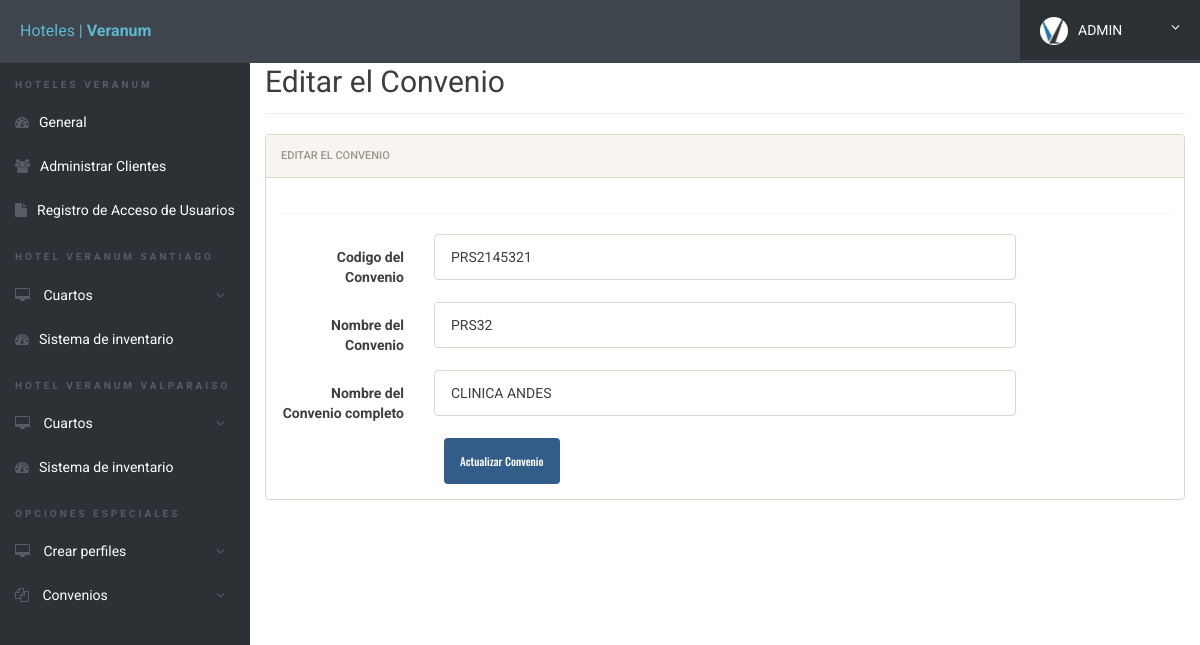
The page /admin/edit-course.php?id=1 (signed in) on the database its author committed.
### tables this page shows
CREATE TABLE `courses` (
  `id` int(11) NOT NULL,
  `course_code` varchar(255) NOT NULL,
  `course_sn` varchar(255) NOT NULL,
  `course_fn` varchar(255) NOT NULL,
  `posting_date` timestamp NOT NULL DEFAULT current_timestamp()
);

### admin/edit-course.php (the view, shortened to what this page needs)
<?php
include('includes/config.php');
?>
<!doctype html>
<html lang="en" class="no-js">
<head>
	<link rel="stylesheet" href="css/font-awesome.min.css">
	<link rel="stylesheet" href="css/bootstrap.min.css">
	<link rel="stylesheet" href="css/dataTables.bootstrap.min.css">>
	<link rel="stylesheet" href="css/bootstrap-social.css">
	<link rel="stylesheet" href="css/bootstrap-select.css">
	<link rel="stylesheet" href="css/fileinput.min.css">
	<link rel="stylesheet" href="css/awesome-bootstrap-checkbox.css">
	<link rel="stylesheet" href="css/style.css">
</head>
<body>
	<?php include('includes/header.php');?>
	<div class="ts-main-content">
		<?php include('includes/sidebar.php');?>
		<div class="content-wrapper">
			<div class="container-fluid">
				<div class="row">
					<div class="col-md-12">
						<h2 class="page-title">Editar el Convenio </h2>
						<div class="row">
							<div class="col-md-12">
								<div class="panel panel-default">
									<div class="panel-heading">Editar el Convenio</div>
									<div class="panel-body">
										<form method="post" class="form-horizontal">
												<?php
												$id=$_GET['id'];
	$ret="select * from courses where id=?";
		$stmt= $mysqli->prepare($ret) ;
	 $stmt->bind_param('i',$id);
	 $stmt->execute() ;
	 $res=$stmt->get_result();
	   while($row=$res->fetch_object())
	  {
	  	?>
						<div class="hr-dashed"></div>
						<div class="form-group">
						<label class="col-sm-2 control-label">Codigo del Convenio </label>
					<div class="col-sm-8">
					<input type="text"  name="cc" value="<?php echo $row->course_code;?>"  class="form-control"> </div>
					</div>
				 <div class="form-group">
				<label class="col-sm-2 control-label">Nombre del Convenio</label>
		<div class="col-sm-8">
	<input type="text" class="form-control" name="cns" id="cns" value="<?php echo $row->course_sn;?>" required="required">
						 </div>
						</div>
<div class="form-group">
									<label class="col-sm-2 control-label">Nombre del Convenio completo</label>
									<div class="col-sm-8">
									<input type="text" class="form-control" name="cnf" value="<?php echo $row->course_fn;?>" >
												</div>
											</div>
<?php } ?>
												<div class="col-sm-8 col-sm-offset-2">
													<input class="btn btn-primary" type="submit" name="submit" value="Actualizar Convenio">
												</div>
											</div>
									</div>
								</div>
							</div>
							</div>
						</div>
					</div>
				</div>
			</div>
</body>
</html>

### admin/css/style.css (style rules this page uses)
html { font-size: 14px; }
@media only screen and (min-width: 480px) { html { font-size: 17px; } }
@media only screen and (min-width: 768px) { html { font-size: 14px; } }
body { font-size: 1em; }
.btn { font-family: 'Oswald', sans-serif; }
.hr-dashed { background-color: transparent; border-top: 1px dotted #edf0f5; color: transparent; height: 1px; margin: 20px 0; }
.panel { overflow: hidden; }
.btn { text-transform: none; }
.page-title { padding-bottom: 15px; margin-bottom: 20px; border-bottom: 1px solid #f0f0f0; }
.ts-main-content .content-wrapper { padding-top: 15px; margin-top: 10px; }
@media only screen and (min-width: 992px) { .ts-main-content .content-wrapper { margin-left: 250px; } }

### rows shown on the page
courses: cc "PRS2145321", cns "PRS32", cnf "CLINICA ANDES"
